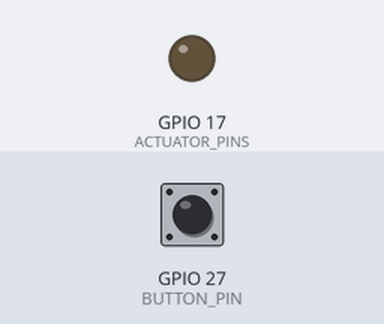
A sketch run on a simulated ESP32. Parts: output pins drawn as LEDs (lit = HIGH). The inputs (shaded band) are chosen by the test bench; at power-on: GPIO 27 (BUTTON_PIN) HIGH. WiFi joins after 1.5 s; servers stay silent unless stated; uploads are accepted with an empty reply; what the sketch prints to the serial monitor is not drawn.

Above: at 3.1 s.
3.2 s: GPIO 27 (BUTTON_PIN) pulled LOW for 0.15 s
At 4.0 s:
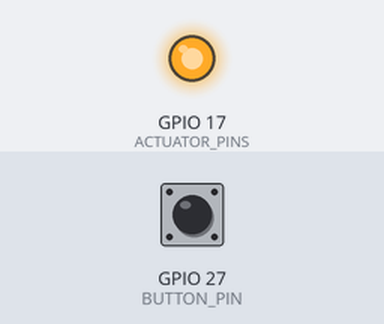
4.8 s: GPIO 27 (BUTTON_PIN) pulled LOW for 1 s
At 6.2 s:
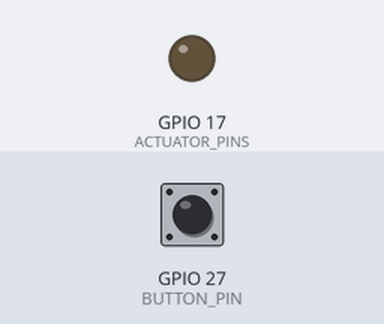
7.3 s: GPIO 27 (BUTTON_PIN) pulled LOW for 3.2 s
At 8.2 s:
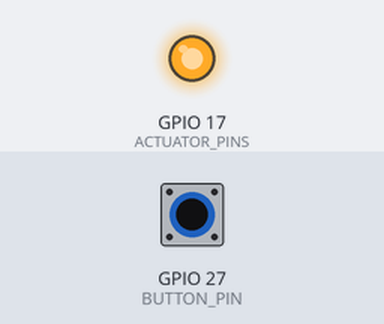
Timing chart, 0 to 10.3 s (numbered marks = the images above; inputs shaded):
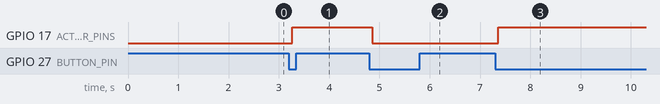

The sketch:

esp32_IOT.ino
```cpp
#include <WiFi.h>
#include <HTTPClient.h>
#include <WiFiClientSecure.h>
#include <ArduinoJson.h>

// ---------------- USER CONFIG ----------------
static const char* WIFI_SSID = "jqsser";
static const char* WIFI_PASS = "00001111";

// Firebase
static const char* DB_BASE = "https://agritrack-48076-default-rtdb.firebaseio.com";
static const char* FIREBASE_AUTH = "MDIMJUvH7ZZsputknLwJdCvcgsbRJbf0BTGnEQqq"; // keep if you use DB secret/token
static const char* ZONE1_ENDPOINT = "/irrigation/zone1.json";

// Pins (as requested lists)
static const int ACTUATOR_PINS[] = {17, 18, 19, 21, 22, 23, 25};
static const int SENSOR_PINS[]   = {12, 13, 14, 15, 16};

// We use ONE actuator + ONE tactile button
static const int ACTUATOR_PIN = ACTUATOR_PINS[0]; // GPIO17
static const int BUTTON_PIN   = 27;              // dedicated tactile button (not in SENSOR_PINS)

// Polling
static const unsigned long POLL_MS = 1500;

// Button debounce
static const unsigned long DEBOUNCE_MS = 50;

// ---------------- State ----------------
struct Zone1State {
  bool enabled = true;
  bool ledOn = false;
};

static Zone1State zone1;
static unsigned long lastPollAt = 0;

static int btnRawLast = HIGH;
static int btnStable = HIGH;
static unsigned long btnLastChangeAt = 0;

// ---------------- Helpers ----------------
static void ensureWiFi() {
  if (WiFi.status() == WL_CONNECTED) return;

  Serial.printf("WiFi connect to %s\n", WIFI_SSID);
  WiFi.mode(WIFI_STA);
  WiFi.begin(WIFI_SSID, WIFI_PASS);

  unsigned long start = millis();
  while (WiFi.status() != WL_CONNECTED && millis() - start < 15000) {
    delay(250);
    Serial.print(".");
  }
  Serial.println();

  if (WiFi.status() == WL_CONNECTED) {
    Serial.print("WiFi OK IP=");
    Serial.println(WiFi.localIP());
  } else {
    Serial.println("WiFi FAIL");
  }
}

static String withAuth(const String& url) {
  if (strlen(FIREBASE_AUTH) == 0) return url;
  String u = url;
  u += (url.indexOf('?') >= 0) ? "&auth=" : "?auth=";
  u += FIREBASE_AUTH;
  return u;
}

static String httpGet(const String& url) {
  if (WiFi.status() != WL_CONNECTED) return "";

  WiFiClientSecure client;
  client.setInsecure();
  HTTPClient http;
  http.setTimeout(8000);

  const String full = withAuth(url);
  http.begin(client, full);

  Serial.printf("GET %s\n", full.c_str());
  const int code = http.GET();
  String payload = (code > 0) ? http.getString() : "";

  Serial.printf("GET %s (%d), len=%d\n", (code == 200 ? "OK" : "ERR"), code, payload.length());
  http.end();
  return payload;
}

static bool httpPatchJson(const String& url, const String& jsonBody) {
  if (WiFi.status() != WL_CONNECTED) return false;

  WiFiClientSecure client;
  client.setInsecure();
  HTTPClient http;
  http.setTimeout(8000);

  const String full = withAuth(url);
  http.begin(client, full);
  http.addHeader("Content-Type", "application/json");

  const int code = http.sendRequest("PATCH", (uint8_t*)jsonBody.c_str(), jsonBody.length());
  Serial.printf("PATCH %s code=%d body=%s\n", full.c_str(), code, jsonBody.c_str());

  http.end();
  return code >= 200 && code < 300;
}

static void applyActuator() {
  const bool on = zone1.enabled && zone1.ledOn;
  digitalWrite(ACTUATOR_PIN, on ? HIGH : LOW);
  Serial.printf("Zone1 apply: enabled=%d ledOn=%d -> ACT=%s\n", (int)zone1.enabled, (int)zone1.ledOn, on ? "ON" : "OFF");
}

static bool parseZone1(const String& payload, Zone1State& out) {
  StaticJsonDocument<512> doc;
  auto err = deserializeJson(doc, payload);
  if (err) {
    Serial.print("JSON parse error: ");
    Serial.println(err.f_str());
    return false;
  }
  if (!doc.is<JsonObject>()) return false;

  JsonObject o = doc.as<JsonObject>();

  // Null-safe: only update if present
  if (o.containsKey("enabled") && !o["enabled"].isNull()) out.enabled = o["enabled"].as<bool>();
  if (o.containsKey("ledOn") && !o["ledOn"].isNull()) out.ledOn = o["ledOn"].as<bool>();

  return true;
}

static void pollFirebase() {
  const String url = String(DB_BASE) + String(ZONE1_ENDPOINT);
  const String payload = httpGet(url);

  if (payload.length() > 0 && payload.length() <= 160) {
    Serial.printf("payload=%s\n", payload.c_str());
  }

  if (payload.length() == 0) return;

  Zone1State incoming = zone1;
  if (parseZone1(payload, incoming)) {
    if (incoming.enabled != zone1.enabled || incoming.ledOn != zone1.ledOn) {
      Serial.println("Remote update detected -> applying");
    }
    zone1 = incoming;
    applyActuator();
  }
}

static void onLocalToggle() {
  zone1.ledOn = !zone1.ledOn;
  applyActuator();

  // write back so app updates
  StaticJsonDocument<128> patch;
  patch["enabled"] = zone1.enabled;
  patch["ledOn"] = zone1.ledOn;

  String body;
  serializeJson(patch, body);

  httpPatchJson(String(DB_BASE) + String(ZONE1_ENDPOINT), body);
}

static void handleButton() {
  const int raw = digitalRead(BUTTON_PIN);

  if (raw != btnRawLast) {
    btnRawLast = raw;
    btnLastChangeAt = millis();
  }
  if (millis() - btnLastChangeAt < DEBOUNCE_MS) return;

  if (raw != btnStable) {
    btnStable = raw;
    if (btnStable == LOW) { // press
      Serial.println("Button press");
      onLocalToggle();
    }
  }
}

void setup() {
  Serial.begin(115200);
  delay(200);

  pinMode(ACTUATOR_PIN, OUTPUT);
  digitalWrite(ACTUATOR_PIN, LOW);

  pinMode(BUTTON_PIN, INPUT_PULLUP);

  Serial.printf("ACTUATOR_PIN=%d BUTTON_PIN=%d\n", ACTUATOR_PIN, BUTTON_PIN);

  ensureWiFi();
  pollFirebase(); // initial sync
}

void loop() {
  ensureWiFi();
  handleButton();

  if (millis() - lastPollAt >= POLL_MS) {
    lastPollAt = millis();
    pollFirebase();
  }

  delay(10);
}
```

Measured:
- after the input at 3.2 s, GPIO 17 (ACTUATOR_PINS): LOW → HIGH after 0.06 s
- after the input at 4.8 s, GPIO 17 (ACTUATOR_PINS): HIGH → LOW after 0.06 s
- after the input at 7.3 s, GPIO 17 (ACTUATOR_PINS): LOW → HIGH after 0.06 s
